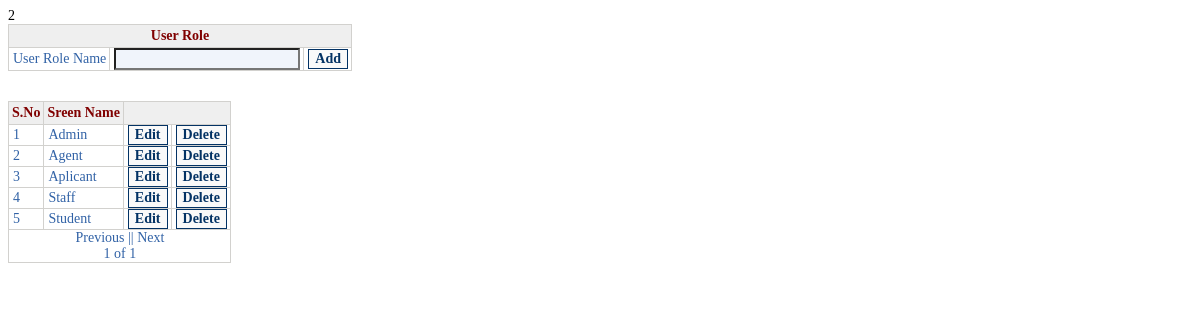
Screenshot of /Common/userrolemaster.php (signed in) with the database file from the repository.
### tables this page shows
CREATE TABLE `usertypemaster` (
  `UserId` int NOT NULL AUTO_INCREMENT,
  `UserType` varchar(50) DEFAULT NULL,
  PRIMARY KEY (`UserId`)
);

### Common/userrolemaster.php (the view, shortened to what this page needs)
<html><head>
<link href="../Style/heoscss.css" rel="stylesheet" type="text/css">
</head>
<?php
if(isset($_SESSION['heosusermode']) && ($_SESSION['heosusermode']==1 || $_SESSION['heosusermode']=3 ) && $_SESSION['heosusermode']!='' && !empty($_SESSION['heosusermode'])){
print "<body><form action=\"userrolemaster.php\" method=\"post\">
<table border=0 cellspacing=1 cellpadding=0>
<tr><th colspan=3>User Role</th></tr>
<tr><td>User Role Name</td><td><input type=\"text\" name=\"screenname\" onKeyPress=\"return keyRestrict(event,'abcdefghijklmnopqrstuvwxyz0123456789 '+String.fromCharCode(241))\"></td>
<td><input type=\"submit\" name=\"btnsubmit\"value=\"Add\"></td>
</tr></table></form></body></html>\n";
}
else echo "<script language=\"javascript\">window.location='loginscreen.php';</script> ";
if(!isset($_POST['btnsubmit']) && !isset($_POST['btnedit']) && !isset($_POST['btncancel']) && !isset($_POST['btndelete']) && !isset($_POST['btnupdate']))
{
screenfil();
}
function screenfil()
{
if(!isset($_GET['page']))
{
@$cat=$_GET['cat'];
if(strlen($cat)==0)
{
$page=1;
fillpage($page);
}
}
else
{
$page = $_GET['page'];
$_SESSION['pagevalueforusertypemaster']=$page;
fillpage($page);
}
}
function fillpage($page)
{
$page  = (int) $page;
$limit = 10;
$result = mysql_query("select count(*) from usertypemaster",$con);
$total = mysql_result($result, 0);
$pager  = getPagerData($total, $limit, $page);
if($total==0){$offset=0;}
else{$offset = $pager->offset;}
$limit  = $pager->limit;
$page   = $pager->page;
$queryselectscreen="select * from usertypemaster order by UserType limit $offset,$limit";
$queryselectscreenexec=mysql_query($queryselectscreen,$con);
print "<form action=\"userrolemaster.php\" method=\"post\">
<br><table border=0 cellspacing=1 cellpadding=0>
<tr><th>S.No</th><th>Sreen Name</th><th colspan=2>&nbsp;</th></tr>\n";
$sno=1;
while($Fetch=mysql_fetch_array($queryselectscreenexec))
{
$UserId=$Fetch["UserId"];
$screenname=$Fetch["UserType"];
print "<tr><td name=d[] value=\"$sno\">$sno</td>
<td>$screenname</td><input type=\"hidden\" name=\"UserId[]\" value=\"$UserId\"><td>
<input type=\"submit\" name=\"btnedit[$UserId]\" value=\"Edit\" ></td>
<td><input type=\"submit\" name=\"btndelete[$UserId]\"  value=\"Delete\"></td></tr>\n";
$sno=$sno+1;
}
print "<tr><td align=\"center\" colspan=\"4\">\n";
if ($page == 1)
echo "Previous";
else
echo "<a href=\"userrolemaster.php?page=" . ($page - 1) . "\">Previous</a>";
print " ||  \n";
if ($page == $pager->numPages)
echo "Next";
else
echo "<a href=\"userrolemaster.php?page=" . ($page + 1) . "\">Next</a>";
print "<br>$page of $pager->numPages</td></tr></table></form>\n";
}
function getPagerData($numHits, $limit, $page)
{
$numHits  = (int) $numHits;
$limit    = max((int) $limit, 1);
$page     = (int) $page;
$numPages = ceil($numHits / $limit);
$page = max($page, 1);
$page = min($page, $numPages);
$offset = ($page - 1) * $limit;
$ret = new stdClass;
$ret->offset   = $offset;
$ret->limit    = $limit;
$ret->numPages = $numPages;
$ret->page     = $page;
return $ret;
}
?>

### Style/heoscss.css (style rules this page uses)
* { font-family:Calibri; // System, Verdana, Arial, Helvetica, sans-serif, Lucida Fax, Lucida Sans, Courier New; font-size:14px; // 11px font-weight:800; }
table { background:#D2D1CE; // #FFFFFF; }
tr { background:#ffffff; color:#3162A6; // 3162A6 }
th { background:#efefef; color:#800000; padding:3px; font-weight:600; }
td { padding-left:4px; padding-right:3px; background:#ffffff; vertical-align:middle; }
input[type="text"] { background:#F0F4FB; color:#3162A6; }
input[type="submit"],input[type="button"] { background-color:#F9F9F9; border:solid; border-width:1px; border-color:#033264; color:#033264; font-weight:800; }

### rows the page displays
usertypemaster: UserType "Admin"
usertypemaster: UserType "Agent"
usertypemaster: UserType "Aplicant"
usertypemaster: UserType "Staff"
usertypemaster: UserType "Student"

### other values shown
$page "1"
$pager->numPages "1"
